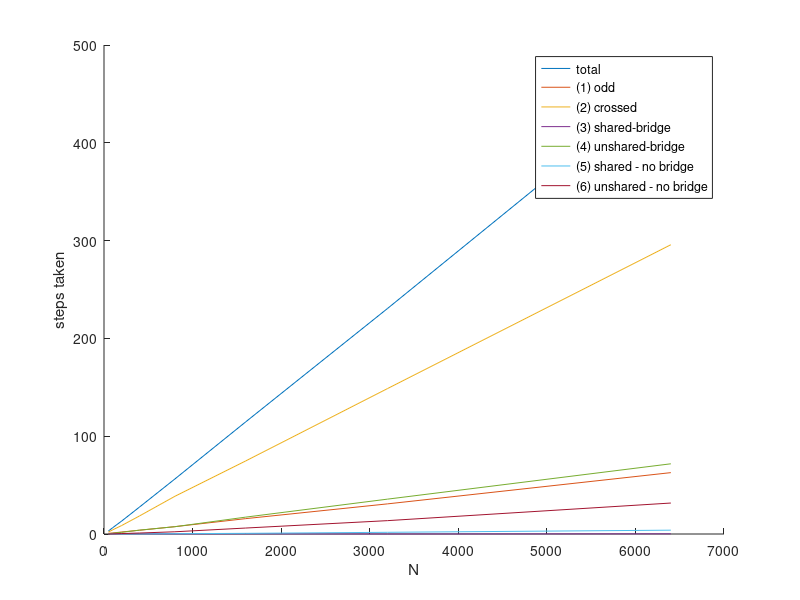
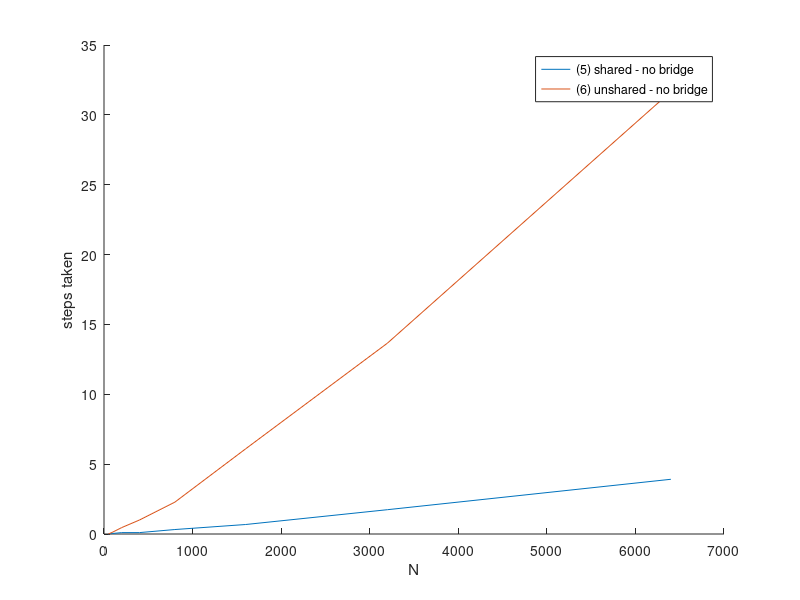
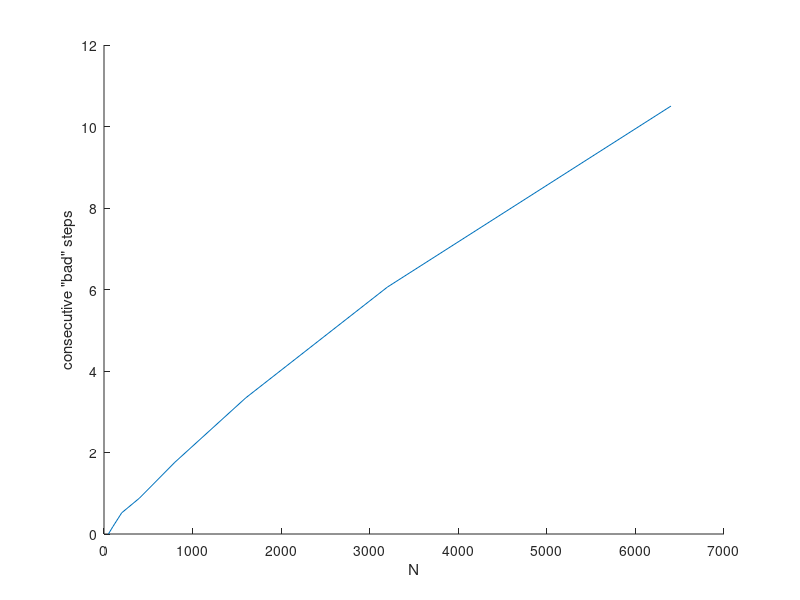

These figures' MATLAB source, in order:
function [averages] = process_counting() 

M = dlmread('countingSteps.txt');
[rows, cols] = size(M); 

averages = []; 

currRow = 1; 
while currRow + 49 <= rows
    averages = [averages; sum(M(currRow : currRow + 49, :)) / 50];
    currRow = currRow + 50; 
end

remaining = M(currRow : end, :); 

averages = [averages; sum(remaining) / size(remaining, 1)];

figure;
hold on;
plot(averages(:, 1), averages(: , 2 : 8)); 
xlabel('N'); 
ylabel('steps taken'); 
legend('total', '(1) odd', '(2) crossed', '(3) shared-bridge', ...
    '(4) unshared-bridge', '(5) shared - no bridge', '(6) unshared - no bridge'); 

figure;
hold on;
plot(averages(:, 1), averages(: , 7 : 8)); 
xlabel('N'); 
ylabel('steps taken'); 
legend('(5) shared - no bridge', '(6) unshared - no bridge'); 

figure;
hold on;
plot(averages(:, 1), averages(:, 9));
xlabel('N');
ylabel('consecutive "bad" steps');  

end